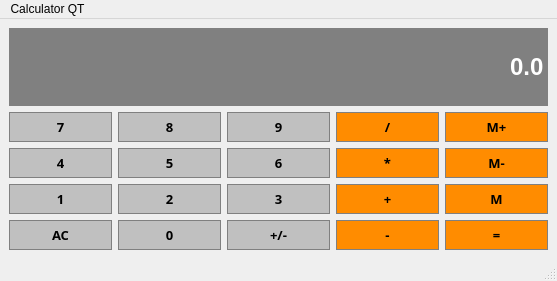
<?xml version="1.0" encoding="UTF-8"?>
<ui version="4.0">
 <class>Calculator</class>
 <widget class="QMainWindow" name="Calculator">
  <property name="geometry">
   <rect>
    <x>0</x>
    <y>0</y>
    <width>557</width>
    <height>281</height>
   </rect>
  </property>
  <property name="windowTitle">
   <string>Calculator</string>
  </property>
  <widget class="QWidget" name="centralwidget">
   <layout class="QGridLayout" name="gridLayout">
    <item row="1" column="3">
     <widget class="QPushButton" name="Button_div">
      <property name="sizePolicy">
       <sizepolicy hsizetype="Preferred" vsizetype="Preferred">
        <horstretch>0</horstretch>
        <verstretch>0</verstretch>
       </sizepolicy>
      </property>
      <property name="font">
       <font>
        <family>Segoe UI Black</family>
        <pointsize>10</pointsize>
        <bold>true</bold>
       </font>
      </property>
      <property name="styleSheet">
       <string notr="true">QPushButton {
    background-color: #FF8C00; 
    border: 1px solid gray;
	border-radius: 0px;
	padding: 5px;
}
QPushButton:pressed {
    background-color: #A9A9A9; border: 1px solid gray;
	border-radius: 0px;
	padding: 5px;
}</string>
      </property>
      <property name="text">
       <string>/</string>
      </property>
     </widget>
    </item>
    <item row="2" column="4">
     <widget class="QPushButton" name="Button_M_Sub">
      <property name="sizePolicy">
       <sizepolicy hsizetype="Preferred" vsizetype="Preferred">
        <horstretch>0</horstretch>
        <verstretch>0</verstretch>
       </sizepolicy>
      </property>
      <property name="font">
       <font>
        <family>Segoe UI Black</family>
        <pointsize>10</pointsize>
        <bold>true</bold>
       </font>
      </property>
      <property name="styleSheet">
       <string notr="true">QPushButton {
    background-color: #FF8C00; 
    border: 1px solid gray;
	border-radius: 0px;
	padding: 5px;
}
QPushButton:pressed {
    background-color: #A9A9A9; border: 1px solid gray;
	border-radius: 0px;
	padding: 5px;
}</string>
      </property>
      <property name="text">
       <string>M-</string>
      </property>
     </widget>
    </item>
    <item row="4" column="0">
     <widget class="QPushButton" name="Button_AC">
      <property name="sizePolicy">
       <sizepolicy hsizetype="Preferred" vsizetype="Preferred">
        <horstretch>0</horstretch>
        <verstretch>0</verstretch>
       </sizepolicy>
      </property>
      <property name="font">
       <font>
        <family>Segoe UI Black</family>
        <pointsize>10</pointsize>
        <bold>true</bold>
       </font>
      </property>
      <property name="styleSheet">
       <string notr="true">QPushButton {
    background-color: #C0C0C0; 
    border: 1px solid gray;
	border-radius: 0px;
	padding: 5px;
}
QPushButton:pressed {
    background-color: #A9A9A9; border: 1px solid gray;
	border-radius: 0px;
	padding: 5px;
}</string>
      </property>
      <property name="text">
       <string>AC</string>
      </property>
     </widget>
    </item>
    <item row="3" column="2">
     <widget class="QPushButton" name="Button_3">
      <property name="sizePolicy">
       <sizepolicy hsizetype="Preferred" vsizetype="Preferred">
        <horstretch>0</horstretch>
        <verstretch>0</verstretch>
       </sizepolicy>
      </property>
      <property name="font">
       <font>
        <family>Segoe UI Black</family>
        <pointsize>10</pointsize>
        <bold>true</bold>
       </font>
      </property>
      <property name="styleSheet">
       <string notr="true">QPushButton {
    background-color: #C0C0C0; 
    border: 1px solid gray;
	border-radius: 0px;
	padding: 5px;
}
QPushButton:pressed {
    background-color: #A9A9A9; border: 1px solid gray;
	border-radius: 0px;
	padding: 5px;
}</string>
      </property>
      <property name="text">
       <string>3</string>
      </property>
     </widget>
    </item>
    <item row="3" column="3">
     <widget class="QPushButton" name="Button_add">
      <property name="sizePolicy">
       <sizepolicy hsizetype="Preferred" vsizetype="Preferred">
        <horstretch>0</horstretch>
        <verstretch>0</verstretch>
       </sizepolicy>
      </property>
      <property name="font">
       <font>
        <family>Segoe UI Black</family>
        <pointsize>10</pointsize>
        <bold>true</bold>
       </font>
      </property>
      <property name="styleSheet">
       <string notr="true">QPushButton {
    background-color: #FF8C00; 
    border: 1px solid gray;
	border-radius: 0px;
	padding: 5px;
}
QPushButton:pressed {
    background-color: #A9A9A9; border: 1px solid gray;
	border-radius: 0px;
	padding: 5px;
}</string>
      </property>
      <property name="text">
       <string>+</string>
      </property>
     </widget>
    </item>
    <item row="4" column="2">
     <widget class="QPushButton" name="Button_sign">
      <property name="sizePolicy">
       <sizepolicy hsizetype="Preferred" vsizetype="Preferred">
        <horstretch>0</horstretch>
        <verstretch>0</verstretch>
       </sizepolicy>
      </property>
      <property name="font">
       <font>
        <family>Segoe UI Black</family>
        <pointsize>10</pointsize>
        <bold>true</bold>
       </font>
      </property>
      <property name="styleSheet">
       <string notr="true">QPushButton {
    background-color: #C0C0C0; 
    border: 1px solid gray;
	border-radius: 0px;
	padding: 5px;
}
QPushButton:pressed {
    background-color: #A9A9A9; border: 1px solid gray;
	border-radius: 0px;
	padding: 5px;
}</string>
      </property>
      <property name="text">
       <string>+/-</string>
      </property>
     </widget>
    </item>
    <item row="4" column="4">
     <widget class="QPushButton" name="Button_equal">
      <property name="sizePolicy">
       <sizepolicy hsizetype="Preferred" vsizetype="Preferred">
        <horstretch>0</horstretch>
        <verstretch>0</verstretch>
       </sizepolicy>
      </property>
      <property name="font">
       <font>
        <family>Segoe UI Black</family>
        <pointsize>10</pointsize>
        <bold>true</bold>
       </font>
      </property>
      <property name="styleSheet">
       <string notr="true">QPushButton {
    background-color: #FF8C00; 
    border: 1px solid gray;
	border-radius: 0px;
	padding: 5px;
}
QPushButton:pressed {
    background-color: #A9A9A9; border: 1px solid gray;
	border-radius: 0px;
	padding: 5px;
}</string>
      </property>
      <property name="text">
       <string>=</string>
      </property>
     </widget>
    </item>
    <item row="1" column="0">
     <widget class="QPushButton" name="Button_7">
      <property name="sizePolicy">
       <sizepolicy hsizetype="Preferred" vsizetype="Preferred">
        <horstretch>0</horstretch>
        <verstretch>0</verstretch>
       </sizepolicy>
      </property>
      <property name="font">
       <font>
        <family>Segoe UI Black</family>
        <pointsize>10</pointsize>
        <bold>true</bold>
       </font>
      </property>
      <property name="styleSheet">
       <string notr="true">QPushButton {
    background-color: #C0C0C0; 
    border: 1px solid gray;
	border-radius: 0px;
	padding: 5px;
}
QPushButton:pressed {
    background-color: #A9A9A9; border: 1px solid gray;
	border-radius: 0px;
	padding: 5px;
}</string>
      </property>
      <property name="text">
       <string>7</string>
      </property>
     </widget>
    </item>
    <item row="3" column="4">
     <widget class="QPushButton" name="Button_M">
      <property name="sizePolicy">
       <sizepolicy hsizetype="Preferred" vsizetype="Preferred">
        <horstretch>0</horstretch>
        <verstretch>0</verstretch>
       </sizepolicy>
      </property>
      <property name="font">
       <font>
        <family>Segoe UI Black</family>
        <pointsize>10</pointsize>
        <bold>true</bold>
       </font>
      </property>
      <property name="styleSheet">
       <string notr="true">QPushButton {
    background-color: #FF8C00; 
    border: 1px solid gray;
	border-radius: 0px;
	padding: 5px;
}
QPushButton:pressed {
    background-color: #A9A9A9; border: 1px solid gray;
	border-radius: 0px;
	padding: 5px;
}</string>
      </property>
      <property name="text">
       <string>M</string>
      </property>
     </widget>
    </item>
    <item row="2" column="0">
     <widget class="QPushButton" name="Button_4">
      <property name="sizePolicy">
       <sizepolicy hsizetype="Preferred" vsizetype="Preferred">
        <horstretch>0</horstretch>
        <verstretch>0</verstretch>
       </sizepolicy>
      </property>
      <property name="font">
       <font>
        <family>Segoe UI Black</family>
        <pointsize>10</pointsize>
        <bold>true</bold>
       </font>
      </property>
      <property name="styleSheet">
       <string notr="true">QPushButton {
    background-color: #C0C0C0; 
    border: 1px solid gray;
	border-radius: 0px;
	padding: 5px;
}
QPushButton:pressed {
    background-color: #A9A9A9; border: 1px solid gray;
	border-radius: 0px;
	padding: 5px;
}</string>
      </property>
      <property name="text">
       <string>4</string>
      </property>
     </widget>
    </item>
    <item row="2" column="1">
     <widget class="QPushButton" name="Button_5">
      <property name="sizePolicy">
       <sizepolicy hsizetype="Preferred" vsizetype="Preferred">
        <horstretch>0</horstretch>
        <verstretch>0</verstretch>
       </sizepolicy>
      </property>
      <property name="font">
       <font>
        <family>Segoe UI Black</family>
        <pointsize>10</pointsize>
        <bold>true</bold>
       </font>
      </property>
      <property name="styleSheet">
       <string notr="true">QPushButton {
    background-color: #C0C0C0; 
    border: 1px solid gray;
	border-radius: 0px;
	padding: 5px;
}
QPushButton:pressed {
    background-color: #A9A9A9; border: 1px solid gray;
	border-radius: 0px;
	padding: 5px;
}</string>
      </property>
      <property name="text">
       <string>5</string>
      </property>
     </widget>
    </item>
    <item row="3" column="1">
     <widget class="QPushButton" name="Button_2">
      <property name="sizePolicy">
       <sizepolicy hsizetype="Preferred" vsizetype="Preferred">
        <horstretch>0</horstretch>
        <verstretch>0</verstretch>
       </sizepolicy>
      </property>
      <property name="font">
       <font>
        <family>Segoe UI Black</family>
        <pointsize>10</pointsize>
        <bold>true</bold>
       </font>
      </property>
      <property name="styleSheet">
       <string notr="true">QPushButton {
    background-color: #C0C0C0; 
    border: 1px solid gray;
	border-radius: 0px;
	padding: 5px;
}
QPushButton:pressed {
    background-color: #A9A9A9; border: 1px solid gray;
	border-radius: 0px;
	padding: 5px;
}</string>
      </property>
      <property name="text">
       <string>2</string>
      </property>
     </widget>
    </item>
    <item row="1" column="1">
     <widget class="QPushButton" name="Button_8">
      <property name="sizePolicy">
       <sizepolicy hsizetype="Preferred" vsizetype="Preferred">
        <horstretch>0</horstretch>
        <verstretch>0</verstretch>
       </sizepolicy>
      </property>
      <property name="font">
       <font>
        <family>Segoe UI Black</family>
        <pointsize>10</pointsize>
        <bold>true</bold>
       </font>
      </property>
      <property name="styleSheet">
       <string notr="true">QPushButton {
    background-color: #C0C0C0; 
    border: 1px solid gray;
	border-radius: 0px;
	padding: 5px;
}
QPushButton:pressed {
    background-color: #A9A9A9; border: 1px solid gray;
	border-radius: 0px;
	padding: 5px;
}</string>
      </property>
      <property name="text">
       <string>8</string>
      </property>
     </widget>
    </item>
    <item row="4" column="1">
     <widget class="QPushButton" name="Button_0">
      <property name="sizePolicy">
       <sizepolicy hsizetype="Preferred" vsizetype="Preferred">
        <horstretch>0</horstretch>
        <verstretch>0</verstretch>
       </sizepolicy>
      </property>
      <property name="font">
       <font>
        <family>Segoe UI Black</family>
        <pointsize>10</pointsize>
        <bold>true</bold>
       </font>
      </property>
      <property name="styleSheet">
       <string notr="true">QPushButton {
    background-color: #C0C0C0; 
    border: 1px solid gray;
	border-radius: 0px;
	padding: 5px;
}
QPushButton:pressed {
    background-color: #A9A9A9; border: 1px solid gray;
	border-radius: 0px;
	padding: 5px;
}</string>
      </property>
      <property name="text">
       <string>0</string>
      </property>
     </widget>
    </item>
    <item row="2" column="3">
     <widget class="QPushButton" name="Button_mult">
      <property name="sizePolicy">
       <sizepolicy hsizetype="Preferred" vsizetype="Preferred">
        <horstretch>0</horstretch>
        <verstretch>0</verstretch>
       </sizepolicy>
      </property>
      <property name="font">
       <font>
        <family>Segoe UI Black</family>
        <pointsize>10</pointsize>
        <bold>true</bold>
       </font>
      </property>
      <property name="styleSheet">
       <string notr="true">QPushButton {
    background-color: #FF8C00; 
    border: 1px solid gray;
	border-radius: 0px;
	padding: 5px;
}
QPushButton:pressed {
    background-color: #A9A9A9; border: 1px solid gray;
	border-radius: 0px;
	padding: 5px;
}</string>
      </property>
      <property name="text">
       <string>*</string>
      </property>
     </widget>
    </item>
    <item row="2" column="2">
     <widget class="QPushButton" name="Button_6">
      <property name="sizePolicy">
       <sizepolicy hsizetype="Preferred" vsizetype="Preferred">
        <horstretch>0</horstretch>
        <verstretch>0</verstretch>
       </sizepolicy>
      </property>
      <property name="font">
       <font>
        <family>Segoe UI Black</family>
        <pointsize>10</pointsize>
        <bold>true</bold>
       </font>
      </property>
      <property name="styleSheet">
       <string notr="true">QPushButton {
    background-color: #C0C0C0; 
    border: 1px solid gray;
	border-radius: 0px;
	padding: 5px;
}
QPushButton:pressed {
    background-color: #A9A9A9; border: 1px solid gray;
	border-radius: 0px;
	padding: 5px;
}</string>
      </property>
      <property name="text">
       <string>6</string>
      </property>
     </widget>
    </item>
    <item row="0" column="0" colspan="5">
     <widget class="QLineEdit" name="Display">
      <property name="sizePolicy">
       <sizepolicy hsizetype="Preferred" vsizetype="Expanding">
        <horstretch>0</horstretch>
        <verstretch>0</verstretch>
       </sizepolicy>
      </property>
      <property name="font">
       <font>
        <family>Arial</family>
        <pointsize>18</pointsize>
        <bold>true</bold>
       </font>
      </property>
      <property name="styleSheet">
       <string notr="true">QLineEdit {
    background-color: gray;
	border: 1px solid gray;
	color: #ffffff;
}</string>
      </property>
      <property name="text">
       <string>0.0</string>
      </property>
      <property name="alignment">
       <set>Qt::AlignRight|Qt::AlignTrailing|Qt::AlignVCenter</set>
      </property>
     </widget>
    </item>
    <item row="3" column="0">
     <widget class="QPushButton" name="Button_1">
      <property name="sizePolicy">
       <sizepolicy hsizetype="Preferred" vsizetype="Preferred">
        <horstretch>0</horstretch>
        <verstretch>0</verstretch>
       </sizepolicy>
      </property>
      <property name="font">
       <font>
        <family>Segoe UI Black</family>
        <pointsize>10</pointsize>
        <bold>true</bold>
       </font>
      </property>
      <property name="styleSheet">
       <string notr="true">QPushButton {
    background-color: #C0C0C0; 
    border: 1px solid gray;
	border-radius: 0px;
	padding: 5px;
}
QPushButton:pressed {
    background-color: #A9A9A9; border: 1px solid gray;
	border-radius: 0px;
	padding: 5px;
}</string>
      </property>
      <property name="text">
       <string>1</string>
      </property>
     </widget>
    </item>
    <item row="1" column="4">
     <widget class="QPushButton" name="Button_M_Add">
      <property name="sizePolicy">
       <sizepolicy hsizetype="Preferred" vsizetype="Preferred">
        <horstretch>0</horstretch>
        <verstretch>0</verstretch>
       </sizepolicy>
      </property>
      <property name="font">
       <font>
        <family>Segoe UI Black</family>
        <pointsize>10</pointsize>
        <bold>true</bold>
       </font>
      </property>
      <property name="styleSheet">
       <string notr="true">QPushButton {
    background-color: #FF8C00; 
    border: 1px solid gray;
	border-radius: 0px;
	padding: 5px;
}
QPushButton:pressed {
    background-color: #A9A9A9; border: 1px solid gray;
	border-radius: 0px;
	padding: 5px;
}</string>
      </property>
      <property name="text">
       <string>M+</string>
      </property>
     </widget>
    </item>
    <item row="1" column="2">
     <widget class="QPushButton" name="Button_9">
      <property name="sizePolicy">
       <sizepolicy hsizetype="Preferred" vsizetype="Preferred">
        <horstretch>0</horstretch>
        <verstretch>0</verstretch>
       </sizepolicy>
      </property>
      <property name="font">
       <font>
        <family>Segoe UI Black</family>
        <pointsize>10</pointsize>
        <bold>true</bold>
       </font>
      </property>
      <property name="styleSheet">
       <string notr="true">QPushButton {
    background-color: #C0C0C0; 
    border: 1px solid gray;
	border-radius: 0px;
	padding: 5px;
}
QPushButton:pressed {
    background-color: #A9A9A9; border: 1px solid gray;
	border-radius: 0px;
	padding: 5px;
}</string>
      </property>
      <property name="text">
       <string>9</string>
      </property>
     </widget>
    </item>
    <item row="4" column="3">
     <widget class="QPushButton" name="Button_subs">
      <property name="sizePolicy">
       <sizepolicy hsizetype="Preferred" vsizetype="Preferred">
        <horstretch>0</horstretch>
        <verstretch>0</verstretch>
       </sizepolicy>
      </property>
      <property name="font">
       <font>
        <family>Segoe UI Black</family>
        <pointsize>10</pointsize>
        <bold>true</bold>
       </font>
      </property>
      <property name="styleSheet">
       <string notr="true">QPushButton {
    background-color: #FF8C00; 
    border: 1px solid gray;
	border-radius: 0px;
	padding: 5px;
}
QPushButton:pressed {
    background-color: #A9A9A9; border: 1px solid gray;
	border-radius: 0px;
	padding: 5px;
}</string>
      </property>
      <property name="text">
       <string>-</string>
      </property>
     </widget>
    </item>
   </layout>
  </widget>
  <widget class="QMenuBar" name="menubar">
   <property name="geometry">
    <rect>
     <x>0</x>
     <y>0</y>
     <width>557</width>
     <height>26</height>
    </rect>
   </property>
   <widget class="QMenu" name="menuCalc_QT">
    <property name="title">
     <string>Calculator QT</string>
    </property>
   </widget>
   <addaction name="menuCalc_QT"/>
  </widget>
  <widget class="QStatusBar" name="statusbar"/>
 </widget>
 <resources/>
 <connections/>
</ui>
